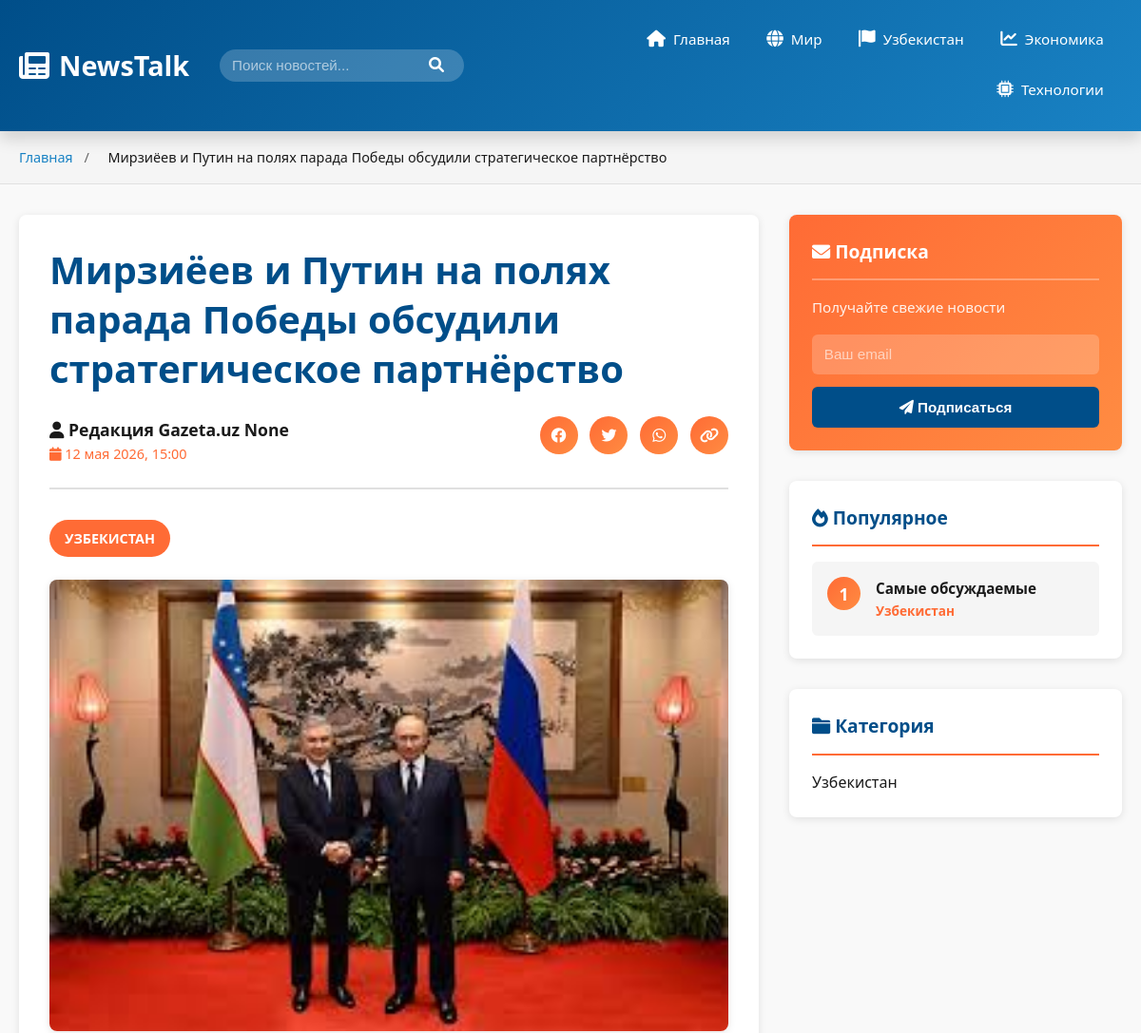
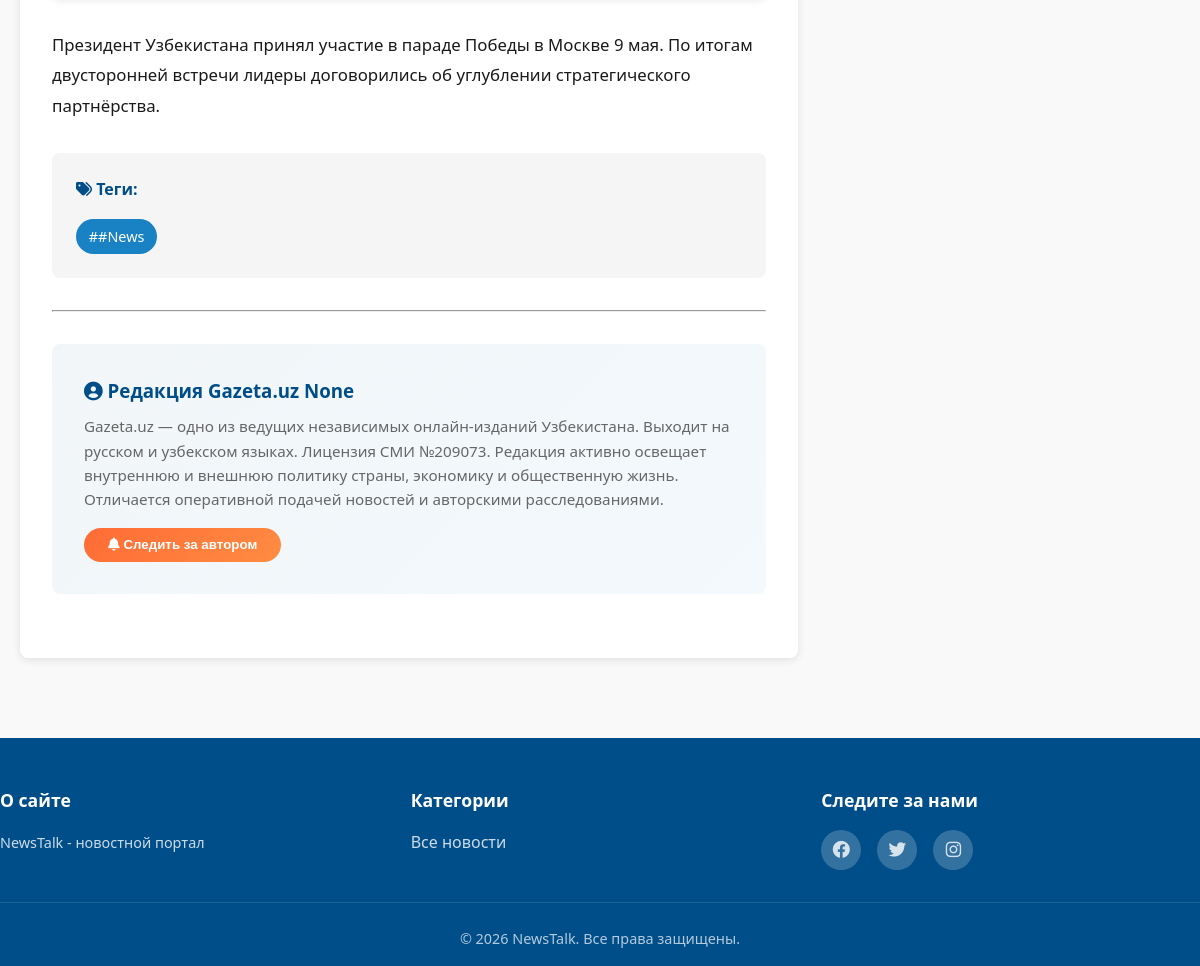
The app's page /product/11/ with its own data (2 pictures, top to bottom).
### news_app/models.py (models this page shows, shortened)
class News(models.Model):
    title = models.CharField(max_length=200, verbose_name='Title')
    content = models.TextField()
    image = models.ImageField(null=True, blank=True)
    author = models.ForeignKey(Author, on_delete=models.SET_NULL, null=True)
    category = models.ForeignKey(Category, on_delete=models.CASCADE)
    tags = models.ManyToManyField(Tags)
    created_at = models.DateTimeField(default=timezone.now)
    is_published = models.BooleanField(default=False, verbose_name='Published')
    class Meta:
        verbose_name = 'Новость'
        verbose_name_plural = 'Новости'
        permissions = [
            ('publish_news', 'Может публиковать новости'),
        ]

class Author(models.Model):
    name = models.CharField(max_length=100)
    surname = models.CharField(max_length=100,null=True, blank=True)
    bio = models.TextField()
    image = models.ImageField(null=True, blank=True)

class Category(models.Model):
    name = models.CharField(max_length=100)

class Tags(models.Model):
    tag = models.CharField(max_length=100, null=True, blank=True)

### news_app/views.py (the view)
# urls.py: path('product/<int:pk>/', views.product_detail, name='product_detail'),
def product_detail(request, pk):
    news = get_object_or_404(News, pk=pk)
    return render(request, 'product_detail.html', {'news': news})

### templates/product_detail.html (shortened to what this page needs)
{% load static %}
<!DOCTYPE html>
<html lang="ru">
<head>
    <link rel="stylesheet" href="{% static 'css/main.css' %}">
    <link rel="stylesheet" href="https://cdnjs.cloudflare.com/ajax/libs/font-awesome/6.0.0/css/all.min.css">
</head>
<body>
    <nav class="navbar">
        <div class="navbar-container">
            <div class="navbar-logo">
                <i class="fas fa-newspaper"></i>
                <span>NewsTalk</span>
            </div>
            <div class="nav-search">
                <input type="text" placeholder="Поиск новостей...">
                <button><i class="fas fa-search"></i></button>
            </div>
            <ul class="nav-menu">
                <li><a href="/" class="nav-link"><i class="fas fa-home"></i> Главная</a></li>
                <li><a href="#" class="nav-link"><i class="fas fa-globe"></i> Мир</a></li>
                <li><a href="#" class="nav-link"><i class="fas fa-flag"></i> Узбекистан</a></li>
                <li><a href="#" class="nav-link"><i class="fas fa-chart-line"></i> Экономика</a></li>
                <li><a href="#" class="nav-link"><i class="fas fa-microchip"></i> Технологии</a></li>
            </ul>
        </div>
    </nav>
    <div class="breadcrumb">
        <div class="container">
            <a href="/">Главная</a>
            <span>/</span>
            <span class="current">{{ news.title }}</span>
        </div>
    </div>
    <div class="container">
        <div class="article-container">
            <article class="article-detail">
                <h1 class="article-title">{{ news.title }}</h1>
                <div class="article-header">
                    <div class="author-info">
                        <div>
                            <p class="author-name-detail"><i class="fas fa-user"></i> {{ news.author.name }} {{ news.author.surname }}</p>
                            <p class="article-date"><i class="fas fa-calendar"></i> {{ news.created_at|date:"d E Y, H:i" }}</p>
                        </div>
                    </div>
                    <div class="share-buttons">
                        <a href="#" class="share-btn" title="Facebook"><i class="fab fa-facebook"></i></a>
                        <a href="#" class="share-btn" title="Twitter"><i class="fab fa-twitter"></i></a>
                        <a href="#" class="share-btn" title="WhatsApp"><i class="fab fa-whatsapp"></i></a>
                        <button class="share-btn copy-link" title="Скопировать ссылку"><i class="fas fa-link"></i></button>
                    </div>
                </div>
                <div class="article-category">
                    <span class="badge">{{ news.category.name }}</span>
                </div>
                <div class="article-image">
                    {% if news.image %}
                    <img src="{{ news.image.url }}" alt="{{ news.title }}">
                    {% else %}
                    <img src="{% static 'media/images.jfif' %}" alt="{{ news.title }}">
                    {% endif %}
                </div>
                <div class="article-content">
                    <p>{{ news.content }}</p>
                </div>
                {% if news.tags.all %}
                <div class="article-tags">
                    <h4><i class="fas fa-tags"></i> Теги:</h4>
                    <div class="tags-list">
                        {% for tag in news.tags.all %}
                        <a href="#" class="tag">#{{ tag.tag }}</a>
                        {% endfor %}
                    </div>
                </div>
                {% endif %}
                <hr>
                <div class="author-section">
                    <div class="author-box">
                        <div class="author-details">
                            <h3><i class="fas fa-user-circle"></i> {{ news.author.name }} {{ news.author.surname }}</h3>
                            <p>{{ news.author.bio }}</p>
                            <button class="follow-btn"><i class="fas fa-bell"></i> Следить за автором</button>
                        </div>
                    </div>
                </div>
            </article>
            <aside class="sidebar">
                <div class="sidebar-widget newsletter-widget">
                    <h3 class="widget-title"><i class="fas fa-envelope"></i> Подписка</h3>
                    <p>Получайте свежие новости</p>
                    <form class="newsletter-form">
                        <input type="email" placeholder="Ваш email" required>
                        <button type="submit"><i class="fas fa-paper-plane"></i> Подписаться</button>
                    </form>
                </div>
                <div class="sidebar-widget">
                    <h3 class="widget-title"><i class="fas fa-fire"></i> Популярное</h3>
                    <div class="popular-items">
                        <div class="popular-item">
                            <span class="badge-number">1</span>
                            <div>
                                <h4>Самые обсуждаемые</h4>
                                <p class="popular-category">{{ news.category.name }}</p>
                            </div>
                        </div>
                    </div>
                </div>
                <div class="sidebar-widget">
                    <h3 class="widget-title"><i class="fas fa-folder"></i> Категория</h3>
                    <div class="category-info">
                        <p>{{ news.category.name }}</p>
                    </div>
                </div>
            </aside>
        </div>
    </div>
    <footer class="footer">
        <div class="footer-content">
            <div class="footer-column">
                <h4>О сайте</h4>
                <p>NewsTalk - новостной портал</p>
            </div>
            <div class="footer-column">
                <h4>Категории</h4>
                <ul>
                    <li><a href="#">Все новости</a></li>
                </ul>
            </div>
            <div class="footer-column">
                <h4>Следите за нами</h4>
                <div class="social-icons">
                    <a href="#" class="social-icon"><i class="fab fa-facebook"></i></a>
                    <a href="#" class="social-icon"><i class="fab fa-twitter"></i></a>
                    <a href="#" class="social-icon"><i class="fab fa-instagram"></i></a>
                </div>
            </div>
        </div>
        <div class="footer-bottom">
            <p>&copy; 2026 NewsTalk. Все права защищены.</p>
        </div>
    </footer>
</body>
</html>

### records on screen
News: title "Мирзиёев и Путин на полях парада Победы обсудили стратегическое партнёрство", author.name "Редакция Gazeta.uz", author.surname "None", created_at "12 мая 2026, 15:00", category.name "УЗБЕКИСТАН", image (picture), content "Президент Узбекистана принял участие в параде Победы в Москве 9 мая. По итогам двусторонней встречи лидеры договорились об углублении стратегического партнёрства.", author.bio "Gazeta.uz — одно из ведущих независимых онлайн-изданий Узбекистана. Выходит на русском и узбекском языках. Лицензия СМИ №209073. Редакция активно освещает внутреннюю и внешнюю политику страны, экономику и общественную жизнь. Отличается оперативной подачей новостей и авторскими расследованиями.", category.name "Узбекистан"
Tags: tag "#News"
